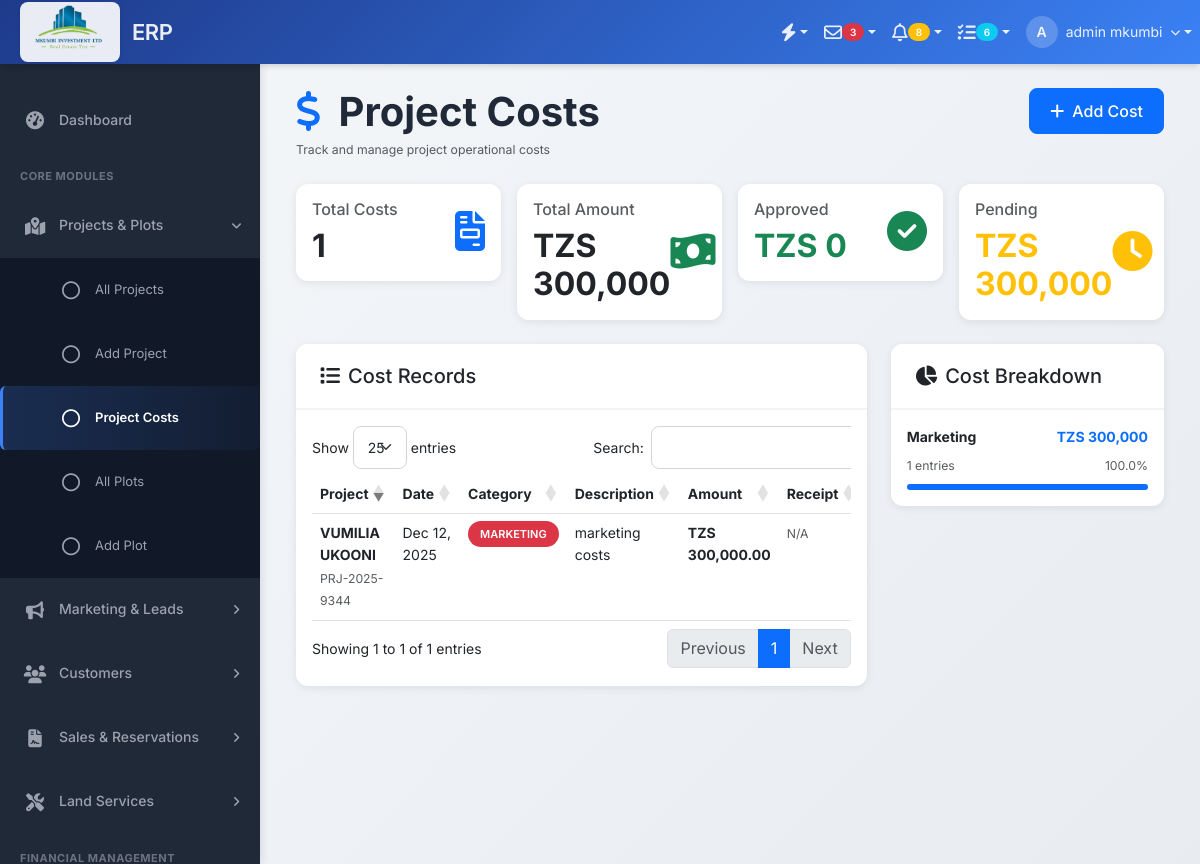
The page /modules/projects/costs.php (signed in) on the database its author committed.
### tables this page shows
CREATE TABLE `project_costs` (
  `cost_id` int(11) NOT NULL,
  `company_id` int(11) NOT NULL,
  `project_id` int(11) NOT NULL,
  `cost_category` enum('land_purchase','survey','legal_fees','title_processing','development','marketing','consultation','other') NOT NULL,
  `cost_description` text NOT NULL,
  `cost_amount` decimal(15,2) NOT NULL,
  `cost_date` date NOT NULL,
  `receipt_number` varchar(100) DEFAULT NULL,
  `attachment_path` varchar(255) DEFAULT NULL,
  `approved_by` int(11) DEFAULT NULL,
  `approved_at` timestamp NULL DEFAULT NULL,
  `remarks` text DEFAULT NULL,
  `created_at` timestamp NOT NULL DEFAULT current_timestamp(),
  `created_by` int(11) DEFAULT NULL
);

CREATE TABLE `projects` (
  `project_id` int(11) NOT NULL,
  `company_id` int(11) NOT NULL,
  `project_name` varchar(200) NOT NULL,
  `project_code` varchar(50) DEFAULT NULL,
  `description` text DEFAULT NULL,
  `region_id` int(11) DEFAULT NULL,
  `district_id` int(11) DEFAULT NULL,
  `ward_id` int(11) DEFAULT NULL,
  `village_id` int(11) DEFAULT NULL,
  `physical_location` text DEFAULT NULL,
  `total_area` decimal(15,2) DEFAULT NULL COMMENT 'Total area in square meters',
  `total_plots` int(11) DEFAULT 0,
  `available_plots` int(11) DEFAULT 0,
  `reserved_plots` int(11) DEFAULT 0,
  `sold_plots` int(11) DEFAULT 0,
  `acquisition_date` date DEFAULT NULL,
  `closing_date` date DEFAULT NULL,
  `title_deed_path` varchar(255) DEFAULT NULL,
  `survey_plan_path` varchar(255) DEFAULT NULL,
  `contract_attachment_path` varchar(255) DEFAULT NULL,
  `coordinates_path` varchar(255) DEFAULT NULL,
  `status` enum('planning','active','completed','suspended') DEFAULT 'planning',
  `is_active` tinyint(1) DEFAULT 1,
  `created_at` timestamp NOT NULL DEFAULT current_timestamp(),
  `updated_at` timestamp NOT NULL DEFAULT current_timestamp() ON UPDATE current_timestamp(),
  `created_by` int(11) DEFAULT NULL,
  `land_purchase_price` decimal(15,2) DEFAULT NULL COMMENT 'Total cost to acquire land',
  `total_operational_costs` decimal(15,2) DEFAULT 0.00 COMMENT 'Survey, legal, development costs',
  `total_investment` decimal(15,2) GENERATED ALWAYS AS (`land_purchase_price` + `total_operational_costs`) STORED,
  `cost_per_sqm` decimal(10,2) DEFAULT NULL COMMENT 'Buying cost per square meter',
  `selling_price_per_sqm` decimal(10,2) DEFAULT NULL COMMENT 'Selling price per square meter',
  `profit_margin_percentage` decimal(5,2) DEFAULT 0.00,
  `total_expected_revenue` decimal(15,2) DEFAULT 0.00,
  `total_actual_revenue` decimal(15,2) DEFAULT 0.00
);

### modules/projects/costs.php (the view, shortened to what this page needs)
<?php
$db = Database::getInstance();
$db->setCompanyId($_SESSION['company_id']);
$conn = $db->getConnection();
$company_id = $_SESSION['company_id'];
$project_id = $_GET['project_id'] ?? null;
$project = null;
try {
    $where_clause = "WHERE pc.company_id = ?";
    $params = [$company_id];
    $stmt = $conn->prepare("
        SELECT
            pc.*,
            p.project_name,
            p.project_code,
            u1.first_name as creator_first_name,
            u1.last_name as creator_last_name,
            u2.first_name as approver_first_name,
            u2.last_name as approver_last_name
        FROM project_costs pc
        INNER JOIN projects p ON pc.project_id = p.project_id
        LEFT JOIN users u1 ON pc.created_by = u1.user_id
        LEFT JOIN users u2 ON pc.approved_by = u2.user_id
        $where_clause
        ORDER BY pc.cost_date DESC, pc.created_at DESC
    ");
    $stmt->execute($params);
    $costs = $stmt->fetchAll(PDO::FETCH_ASSOC);
    if ($project_id) {
        $stats = $conn->prepare("
            SELECT
                COUNT(*) as total_costs,
                COALESCE(SUM(cost_amount), 0) as total_amount,
                COALESCE(SUM(CASE WHEN approved_by IS NOT NULL THEN cost_amount ELSE 0 END), 0) as approved_amount,
                COALESCE(SUM(CASE WHEN approved_by IS NULL THEN cost_amount ELSE 0 END), 0) as pending_amount
            FROM project_costs
            WHERE company_id = ? AND project_id = ?
        ");
        $stats->execute([$company_id, $project_id]);
    } else {
        $stats = $conn->prepare("
            SELECT
                COUNT(*) as total_costs,
                COALESCE(SUM(cost_amount), 0) as total_amount,
                COALESCE(SUM(CASE WHEN approved_by IS NOT NULL THEN cost_amount ELSE 0 END), 0) as approved_amount,
                COALESCE(SUM(CASE WHEN approved_by IS NULL THEN cost_amount ELSE 0 END), 0) as pending_amount
            FROM project_costs
            WHERE company_id = ?
        ");
        $stats->execute([$company_id]);
    }
    $statistics = $stats->fetch(PDO::FETCH_ASSOC);
    if ($project_id) {
        $breakdown_stmt = $conn->prepare("
            SELECT
                cost_category,
                COUNT(*) as count,
                COALESCE(SUM(cost_amount), 0) as total
            FROM project_costs
            WHERE company_id = ? AND project_id = ?
            GROUP BY cost_category
            ORDER BY total DESC
        ");
        $breakdown_stmt->execute([$company_id, $project_id]);
    } else {
        $breakdown_stmt = $conn->prepare("
            SELECT
                cost_category,
                COUNT(*) as count,
                COALESCE(SUM(cost_amount), 0) as total
            FROM project_costs
            WHERE company_id = ?
            GROUP BY cost_category
            ORDER BY total DESC
        ");
        $breakdown_stmt->execute([$company_id]);
    }
    $cost_breakdown = $breakdown_stmt->fetchAll(PDO::FETCH_ASSOC);
} catch (PDOException $e) {
    $error_message = "Error fetching costs: " . $e->getMessage();
    $costs = [];
    $statistics = ['total_costs' => 0, 'total_amount' => 0, 'approved_amount' => 0, 'pending_amount' => 0];
    $cost_breakdown = [];
}
require_once '../../includes/header.php';
?>
<div class="content-header">
    <div class="container-fluid">
        <div class="row mb-4">
            <div class="col-sm-6">
                <h1 class="m-0 fw-bold">
                    <i class="fas fa-dollar-sign text-primary me-2"></i>
                    <?php echo $project ? htmlspecialchars($project['project_name']) . ' - Costs' : 'Project Costs'; ?>
                </h1>
                <p class="text-muted small mb-0 mt-1">Track and manage project operational costs</p>
            </div>
            <div class="col-sm-6">
                <div class="float-sm-end">
                    <button class="btn btn-primary" onclick="showCostModal()">
                        <i class="fas fa-plus me-2"></i>Add Cost
                    </button>
                </div>
            </div>
        </div>
    </div>
</div>
<section class="content">
    <div class="container-fluid">
        <div class="row g-3 mb-4">
            <div class="col-xl-3 col-md-6">
                <div class="card stats-card">
                    <div class="card-body">
                        <div class="d-flex align-items-center">
                            <div class="flex-grow-1">
                                <h6 class="text-muted mb-2">Total Costs</h6>
                                <h2 class="fw-bold mb-0"><?php echo (int)$statistics['total_costs']; ?></h2>
                            </div>
                            <div class="fs-1 text-primary">
                                <i class="fas fa-file-invoice"></i>
                            </div>
                        </div>
                    </div>
                </div>
            </div>
            <div class="col-xl-3 col-md-6">
                <div class="card stats-card">
                    <div class="card-body">
                        <div class="d-flex align-items-center">
                            <div class="flex-grow-1">
                                <h6 class="text-muted mb-2">Total Amount</h6>
                                <h2 class="fw-bold mb-0">TZS <?php echo number_format((float)$statistics['total_amount'], 0); ?></h2>
                            </div>
                            <div class="fs-1 text-success">
                                <i class="fas fa-money-bill-wave"></i>
                            </div>
                        </div>
                    </div>
                </div>
            </div>
            <div class="col-xl-3 col-md-6">
                <div class="card stats-card">
                    <div class="card-body">
                        <div class="d-flex align-items-center">
                            <div class="flex-grow-1">
                                <h6 class="text-muted mb-2">Approved</h6>
                                <h2 class="fw-bold mb-0 text-success">TZS <?php echo number_format((float)$statistics['approved_amount'], 0); ?></h2>
                            </div>
                            <div class="fs-1 text-success">
                                <i class="fas fa-check-circle"></i>
                            </div>
                        </div>
                    </div>
                </div>
            </div>
            <div class="col-xl-3 col-md-6">
                <div class="card stats-card">
                    <div class="card-body">
                        <div class="d-flex align-items-center">
                            <div class="flex-grow-1">
                                <h6 class="text-muted mb-2">Pending</h6>
                                <h2 class="fw-bold mb-0 text-warning">TZS <?php echo number_format((float)$statistics['pending_amount'], 0); ?></h2>
                            </div>
                            <div class="fs-1 text-warning">
                                <i class="fas fa-clock"></i>
                            </div>
                        </div>
                    </div>
                </div>
            </div>
        </div>
        <div class="row">
            <div class="col-lg-8">
                <?php if (count($costs) > 0): ?>
                <div class="card">
                    <div class="card-header">
                        <h5 class="mb-0">
                            <i class="fas fa-list me-2"></i>Cost Records
                        </h5>
                    </div>
                    <div class="card-body">
                        <div class="table-responsive">
                            <table class="table table-hover" id="costsTable">
                                <thead>
                                    <tr>
                                        <?php if (!$project): ?>
                                        <th>Project</th>
                                        <?php endif; ?>
                                        <th>Date</th>
                                        <th>Category</th>
                                        <th>Description</th>
                                        <th>Amount</th>
                                        <th>Receipt</th>
                                    </tr>
                                </thead>
                                <tbody>
                                    <?php foreach ($costs as $cost): ?>
                                    <tr>
                                        <?php if (!$project): ?>
                                        <td>
                                            <strong><?php echo htmlspecialchars($cost['project_name']); ?></strong><br>
                                            <small class="text-muted"><?php echo htmlspecialchars($cost['project_code']); ?></small>
                                        </td>
                                        <?php endif; ?>
                                        <td><?php echo date('M d, Y', strtotime($cost['cost_date'])); ?></td>
                                        <td>
                                            <span class="category-badge <?php
                                                echo match($cost['cost_category']) {
                                                    'land_purchase' => 'bg-primary text-white',
                                                    'survey' => 'bg-info text-white',
                                                    'legal_fees' => 'bg-warning text-dark',
                                                    'title_processing' => 'bg-secondary text-white',
                                                    'development' => 'bg-success text-white',
                                                    'marketing' => 'bg-danger text-white',
                                                    'consultation' => 'bg-purple text-white',
                                                    default => 'bg-dark text-white'
                                                };
                                            ?>">
                                                <?php echo ucfirst(str_replace('_', ' ', $cost['cost_category'])); ?>
                                            </span>
                                        </td>
                                        <td>
                                            <?php echo htmlspecialchars(substr($cost['cost_description'], 0, 50)); ?>
                                        </td>
                                        <td><strong>TZS <?php echo number_format((float)$cost['cost_amount'], 2); ?></strong></td>
                                        <td>
                                            <?php if ($cost['receipt_number']): ?>
                                                <small class="text-muted"><?php echo htmlspecialchars($cost['receipt_number']); ?></small>
                                            <?php else: ?>
                                                <small class="text-muted">N/A</small>
                                            <?php endif; ?>
                                        </td>
                                    </tr>
                                    <?php endforeach; ?>
                                </tbody>
                            </table>
                        </div>
                    </div>
                </div>
                <?php endif; ?>
            </div>
            <div class="col-lg-4">
                <div class="card">
                    <div class="card-header">
                        <h5 class="mb-0">
                            <i class="fas fa-chart-pie me-2"></i>Cost Breakdown
                        </h5>
                    </div>
                    <div class="card-body p-0">
                        <?php if (count($cost_breakdown) > 0): ?>
                            <?php
                            $total_for_percent = array_sum(array_column($cost_breakdown, 'total'));
                            foreach ($cost_breakdown as $item):
                                $percentage = $total_for_percent > 0 ? ($item['total'] / $total_for_percent * 100) : 0;
                            ?>
                            <div class="breakdown-item">
                                <div class="d-flex justify-content-between align-items-center mb-2">
                                    <span class="fw-bold"><?php echo ucfirst(str_replace('_', ' ', $item['cost_category'])); ?></span>
                                    <span class="text-primary fw-bold">TZS <?php echo number_format((float)$item['total'], 0); ?></span>
                                </div>
                                <div class="d-flex justify-content-between align-items-center mb-2">
                                    <small class="text-muted"><?php echo (int)$item['count']; ?> entries</small>
                                    <small class="text-muted"><?php echo number_format($percentage, 1); ?>%</small>
                                </div>
                                <div class="progress progress-thin">
                                    <div class="progress-bar" style="width: <?php echo $percentage; ?>%"></div>
                                </div>
                            </div>
                            <?php endforeach; ?>
                        <?php endif; ?>
                    </div>
                </div>
            </div>
        </div>
    </div>
</section>
<link rel="stylesheet" href="https://cdn.datatables.net/1.13.6/css/dataTables.bootstrap5.min.css">
<?php require_once '../../includes/footer.php'; ?>

### rows shown on the page
project_costs: project.project_name "VUMILIA UKOONI", project.project_code "PRJ-2025-9344", cost_date "Dec 12, 2025", cost_category "MARKETING", cost_description "marketing costs", cost_amount "300,000.00", receipt_number "N/A"

### other values the page prints
substr($_SESSION['full_name'] ?? 'U', 0, 1) "A"
$_SESSION['full_name'] "admin mkumbi"
$statistics['total_costs'] "1"
$statistics['total_amount'] "300,000"
$statistics['approved_amount'] "0"
$statistics['pending_amount'] "300,000"
str_replace('_', ' ', $item['cost_category']) "Marketing"
$item['total'] "300,000"
$item['count'] "1"
$percentage "100.0"
